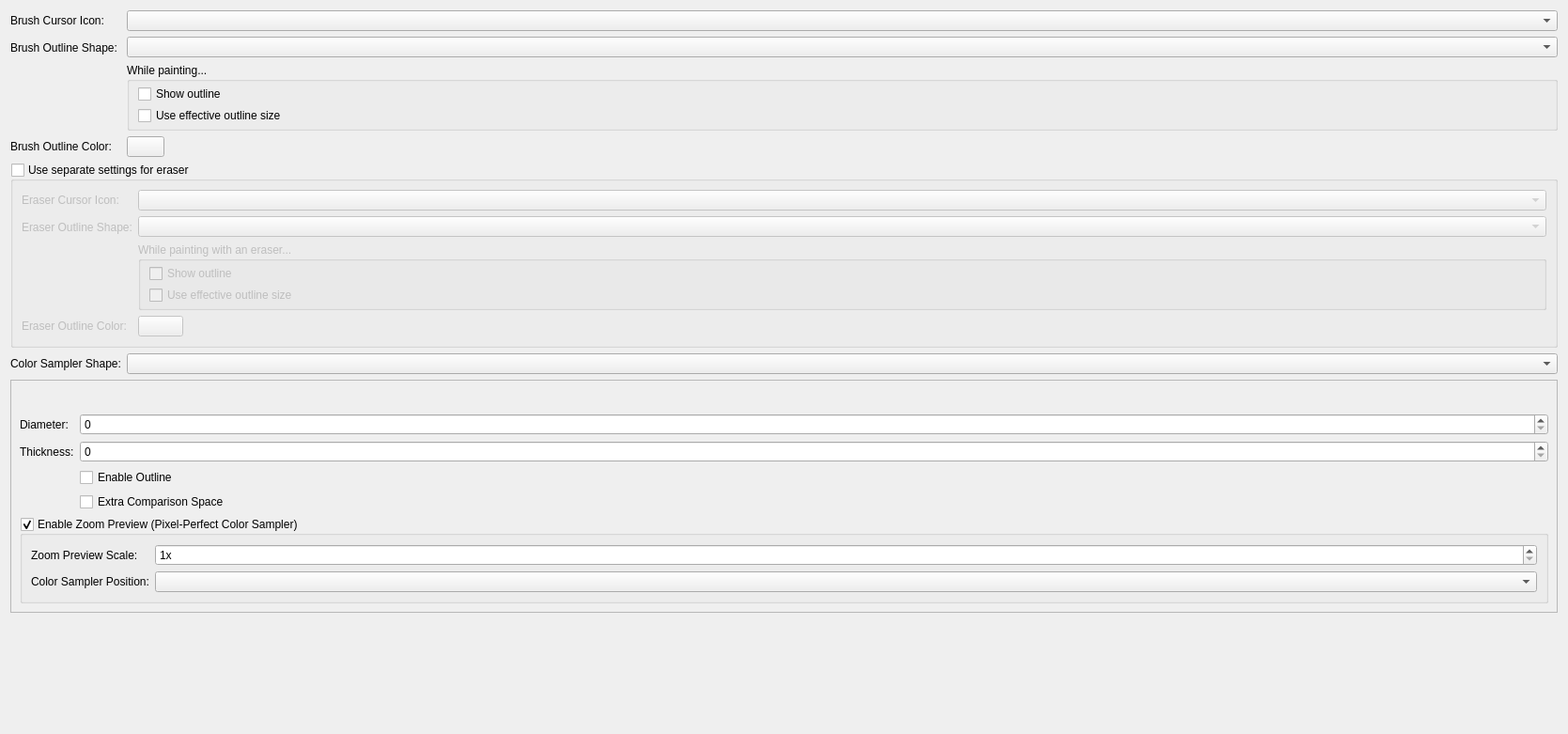
         <widget class="QWidget" name="scrollAreaWidgetContents_2">
          <property name="geometry">
           <rect>
            <x>0</x>
            <y>0</y>
            <width>1669</width>
            <height>781</height>
           </rect>
          </property>
          <layout class="QFormLayout" name="formLayout_19">
           <item row="0" column="0">
            <widget class="QLabel" name="textLabel1">
             <property name="sizePolicy">
              <sizepolicy hsizetype="Preferred" vsizetype="Preferred">
               <horstretch>0</horstretch>
               <verstretch>0</verstretch>
              </sizepolicy>
             </property>
             <property name="text">
              <string>Brush Cursor Icon:</string>
             </property>
             <property name="buddy">
              <cstring>frame</cstring>
             </property>
            </widget>
           </item>
           <item row="0" column="1">
            <widget class="QComboBox" name="m_cmbCursorShape"/>
           </item>
           <item row="1" column="0">
            <widget class="QLabel" name="textLabel1_2">
             <property name="sizePolicy">
              <sizepolicy hsizetype="Preferred" vsizetype="Preferred">
               <horstretch>0</horstretch>
               <verstretch>0</verstretch>
              </sizepolicy>
             </property>
             <property name="text">
              <string>Brush Outline Shape:</string>
             </property>
            </widget>
           </item>
           <item row="1" column="1">
            <widget class="QWidget" name="widget_2" native="true">
             <layout class="QVBoxLayout" name="verticalLayout_8">
              <property name="leftMargin">
               <number>0</number>
              </property>
              <property name="topMargin">
               <number>0</number>
              </property>
              <property name="rightMargin">
               <number>0</number>
              </property>
              <property name="bottomMargin">
               <number>0</number>
              </property>
              <item>
               <widget class="QComboBox" name="m_cmbOutlineShape"/>
              </item>
              <item>
               <widget class="QGroupBox" name="groupBox">
                <property name="title">
                 <string>While painting...</string>
                </property>
                <layout class="QVBoxLayout" name="verticalLayout_2">
                 <property name="spacing">
                  <number>3</number>
                 </property>
                 <property name="leftMargin">
                  <number>9</number>
                 </property>
                 <property name="topMargin">
                  <number>3</number>
                 </property>
                 <property name="bottomMargin">
                  <number>3</number>
                 </property>
                 <item>
                  <widget class="QCheckBox" name="m_showOutlinePainting">
                   <property name="sizePolicy">
                    <sizepolicy hsizetype="Minimum" vsizetype="Fixed">
                     <horstretch>0</horstretch>
                     <verstretch>0</verstretch>
                    </sizepolicy>
                   </property>
                   <property name="minimumSize">
                    <size>
                     <width>200</width>
                     <height>0</height>
                    </size>
                   </property>
                   <property name="text">
                    <string>Show outline</string>
                   </property>
                  </widget>
                 </item>
                 <item>
                  <widget class="QCheckBox" name="m_changeBrushOutline">
                   <property name="toolTip">
                    <string>Dynamically adjust outline to match the effective size of the brush. (For example, as brush size changes due to pen pressure.)</string>
                   </property>
                   <property name="text">
                    <string>Use effective outline size</string>
                   </property>
                  </widget>
                 </item>
                </layout>
               </widget>
              </item>
             </layout>
            </widget>
           </item>
           <item row="2" column="0">
            <widget class="QLabel" name="label_11">
             <property name="text">
              <string>Brush Outline Color:</string>
             </property>
            </widget>
           </item>
           <item row="2" column="1">
            <widget class="KisColorButton" name="cursorColorButton">
             <property name="sizePolicy">
              <sizepolicy hsizetype="Fixed" vsizetype="Fixed">
               <horstretch>0</horstretch>
               <verstretch>0</verstretch>
              </sizepolicy>
             </property>
             <property name="text">
              <string/>
             </property>
            </widget>
           </item>
           <item row="3" column="0" colspan="2">
            <widget class="QGroupBox" name="m_chkSeparateEraserCursor">
             <property name="title">
              <string>Use separate settings for eraser</string>
             </property>
             <property name="checkable">
              <bool>true</bool>
             </property>
             <property name="checked">
              <bool>false</bool>
             </property>
             <layout class="QFormLayout" name="formLayout_14">
              <item row="0" column="1">
               <widget class="QComboBox" name="m_cmbEraserCursorShape"/>
              </item>
              <item row="0" column="0">
               <widget class="QLabel" name="label_19">
                <property name="sizePolicy">
                 <sizepolicy hsizetype="Minimum" vsizetype="Preferred">
                  <horstretch>0</horstretch>
                  <verstretch>0</verstretch>
                 </sizepolicy>
                </property>
                <property name="text">
                 <string>Eraser Cursor Icon:</string>
                </property>
               </widget>
              </item>
              <item row="1" column="0">
               <widget class="QLabel" name="label_20">
                <property name="sizePolicy">
                 <sizepolicy hsizetype="Minimum" vsizetype="Preferred">
                  <horstretch>0</horstretch>
                  <verstretch>0</verstretch>
                 </sizepolicy>
                </property>
                <property name="text">
                 <string>Eraser Outline Shape:</string>
                </property>
               </widget>
              </item>
              <item row="1" column="1">
               <widget class="QWidget" name="widget_7" native="true">
                <property name="sizePolicy">
                 <sizepolicy hsizetype="Preferred" vsizetype="Preferred">
                  <horstretch>0</horstretch>
                  <verstretch>0</verstretch>
                 </sizepolicy>
                </property>
                <layout class="QVBoxLayout" name="verticalLayout_10">
                 <property name="leftMargin">
                  <number>0</number>
                 </property>
                 <property name="topMargin">
                  <number>0</number>
                 </property>
                 <property name="rightMargin">
                  <number>0</number>
                 </property>
                 <property name="bottomMargin">
                  <number>0</number>
                 </property>
                 <item>
                  <widget class="QComboBox" name="m_cmbEraserOutlineShape"/>
                 </item>
                 <item>
                  <widget class="QGroupBox" name="groupBox_6">
                   <property name="sizePolicy">
                    <sizepolicy hsizetype="Preferred" vsizetype="Preferred">
                     <horstretch>0</horstretch>
                     <verstretch>0</verstretch>
                    </sizepolicy>
                   </property>
                   <property name="title">
                    <string>While painting with an eraser...</string>
                   </property>
                   <layout class="QVBoxLayout" name="verticalLayout_5">
                    <property name="spacing">
                     <number>3</number>
                    </property>
                    <property name="topMargin">
                     <number>3</number>
                    </property>
                    <property name="bottomMargin">
                     <number>3</number>
                    </property>
                    <item>
                     <widget class="QCheckBox" name="m_showEraserOutlinePainting">
                      <property name="text">
                       <string>Show outline</string>
                      </property>
                     </widget>
                    </item>
                    <item>
                     <widget class="QCheckBox" name="m_changeEraserBrushOutline">
                      <property name="toolTip">
                       <string>Dynamically adjust outline to match the effective size of the brush. (For example, as brush size changes due to pen pressure.)</string>
                      </property>
                      <property name="text">
                       <string>Use effective outline size</string>
                      </property>
                     </widget>
                    </item>
                   </layout>
                  </widget>
                 </item>
                </layout>
               </widget>
              </item>
              <item row="2" column="0">
               <widget class="QLabel" name="label_21">
                <property name="text">
                 <string>Eraser Outline Color:</string>
                </property>
               </widget>
              </item>
              <item row="2" column="1">
               <widget class="KisColorButton" name="eraserCursorColorButton">
                <property name="maximumSize">
                 <size>
                  <width>48</width>
                  <height>25</height>
                 </size>
                </property>
                <property name="text">
                 <string/>
                </property>
               </widget>
              </item>
             </layout>
            </widget>
           </item>
           <item row="4" column="0">
            <widget class="QLabel" name="m_lblColorSamplerPreviewStyle">
             <property name="text">
              <string>Color Sampler Shape:</string>
             </property>
            </widget>
           </item>
           <item row="4" column="1">
            <widget class="QComboBox" name="m_cmbColorSamplerPreviewStyle"/>
           </item>
           <item row="5" column="0" colspan="2">
            <widget class="QFrame" name="m_frmColorSamplerCircleSettings">
             <property name="frameShape">
              <enum>QFrame::StyledPanel</enum>
             </property>
             <property name="frameShadow">
              <enum>QFrame::Raised</enum>
             </property>
             <layout class="QFormLayout" name="m_frmColorSamplerCircleSettingsLayout">
              <item row="0" column="0" colspan="2">
               <widget class="KisColorSamplerPreviewPreview" name="m_lblColorSamplerPreviewSizePreview">
                <property name="sizePolicy">
                 <sizepolicy hsizetype="Preferred" vsizetype="Fixed">
                  <horstretch>0</horstretch>
                  <verstretch>0</verstretch>
                 </sizepolicy>
                </property>
                <property name="minimumSize">
                 <size>
                  <width>0</width>
                  <height>20</height>
                 </size>
                </property>
               </widget>
              </item>
              <item row="1" column="0">
               <widget class="QLabel" name="m_lblColorSamplerPreviewSize">
                <property name="text">
                 <string>Diameter:</string>
                </property>
               </widget>
              </item>
              <item row="1" column="1">
               <widget class="KisSliderSpinBox" name="m_nmbColorSamplerPreviewSize"/>
              </item>
              <item row="2" column="0">
               <widget class="QLabel" name="m_lblColorSamplerPreviewThickness">
                <property name="text">
                 <string>Thickness:</string>
                </property>
               </widget>
              </item>
              <item row="2" column="1">
               <widget class="KisDoubleSliderSpinBox" name="m_ssbColorSamplerPreviewThickness"/>
              </item>
              <item row="3" column="1">
               <widget class="QCheckBox" name="m_chkColorSamplerPreviewOutlineEnabled">
                <property name="text">
                 <string>Enable Outline</string>
                </property>
               </widget>
              </item>
              <item row="4" column="1">
               <widget class="QCheckBox" name="m_chkColorSamplerPreviewExtraCircles">
                <property name="text">
                 <string>Extra Comparison Space</string>
                </property>
               </widget>
              </item>
              <item row="5" column="0" colspan="2">
               <widget class="QGroupBox" name="m_grpColorSamplerZoomPreview">
                <property name="title">
                 <string>Enable Zoom Preview (Pixel-Perfect Color Sampler)</string>
                </property>
                <property name="checkable">
                 <bool>true</bool>
                </property>
                <layout class="QFormLayout" name="formLayout_3">
                 <item row="0" column="0">
                  <widget class="QLabel" name="m_lblColorSamplerZoomPreviewScale">
                   <property name="text">
                    <string>Zoom Preview Scale:</string>
                   </property>
                  </widget>
                 </item>
                 <item row="0" column="1">
                  <widget class="KisSliderSpinBox" name="m_ssbColorSamplerZoomPreviewScale">
                   <property name="suffix">
                    <string>x</string>
                   </property>
                   <property name="minimum">
                    <number>1</number>
                   </property>
                   <property name="maximum">
                    <number>20</number>
                   </property>
                   <property name="singleStep">
                    <number>1</number>
                   </property>
                   <property name="value">
                    <number>1</number>
                   </property>
                  </widget>
                 </item>
                 <item row="1" column="0">
                  <widget class="QLabel" name="m_lblColorSamplerPreviewCirclePosition">
                   <property name="text">
                    <string>Color Sampler Position:</string>
                   </property>
                  </widget>
                 </item>
                 <item row="1" column="1">
                  <widget class="QComboBox" name="m_cmbColorSamplerPreviewCirclePosition"/>
                 </item>
                </layout>
               </widget>
              </item>
             </layout>
            </widget>
           </item>
           <item row="6" column="0">
            <widget class="QLabel" name="m_lblColorSamplerPreviewSizePreviewEmpty">
             <property name="text">
              <string/>
             </property>
            </widget>
           </item>
          </layout>
         </widget>
